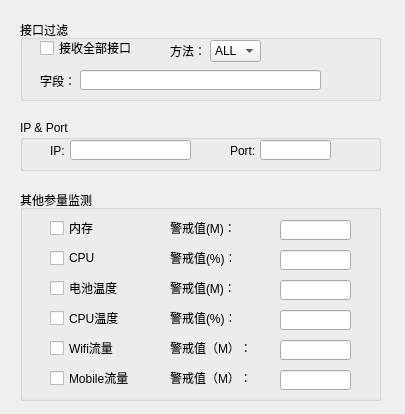
<?xml version="1.0" encoding="UTF-8"?>
<ui version="4.0">
 <class>InterfaceSetup</class>
 <widget class="QWidget" name="InterfaceSetup">
  <property name="geometry">
   <rect>
    <x>0</x>
    <y>0</y>
    <width>405</width>
    <height>414</height>
   </rect>
  </property>
  <property name="windowTitle">
   <string>Form</string>
  </property>
  <widget class="QGroupBox" name="groupBox">
   <property name="geometry">
    <rect>
     <x>20</x>
     <y>20</y>
     <width>361</width>
     <height>81</height>
    </rect>
   </property>
   <property name="title">
    <string>接口过滤</string>
   </property>
   <widget class="QLabel" name="label">
    <property name="geometry">
     <rect>
      <x>150</x>
      <y>20</y>
      <width>41</width>
      <height>21</height>
     </rect>
    </property>
    <property name="text">
     <string>方法：</string>
    </property>
   </widget>
   <widget class="QComboBox" name="methodComboBox">
    <property name="geometry">
     <rect>
      <x>190</x>
      <y>20</y>
      <width>51</width>
      <height>22</height>
     </rect>
    </property>
    <item>
     <property name="text">
      <string>ALL</string>
     </property>
    </item>
    <item>
     <property name="text">
      <string>GET</string>
     </property>
    </item>
    <item>
     <property name="text">
      <string>POST</string>
     </property>
    </item>
   </widget>
   <widget class="QLabel" name="label_2">
    <property name="geometry">
     <rect>
      <x>20</x>
      <y>50</y>
      <width>41</width>
      <height>21</height>
     </rect>
    </property>
    <property name="text">
     <string>字段：</string>
    </property>
   </widget>
   <widget class="QLineEdit" name="filterLineEdit">
    <property name="geometry">
     <rect>
      <x>60</x>
      <y>50</y>
      <width>241</width>
      <height>20</height>
     </rect>
    </property>
   </widget>
   <widget class="QCheckBox" name="allTestCBtn">
    <property name="geometry">
     <rect>
      <x>20</x>
      <y>20</y>
      <width>101</width>
      <height>16</height>
     </rect>
    </property>
    <property name="text">
     <string>接收全部接口</string>
    </property>
   </widget>
  </widget>
  <widget class="QGroupBox" name="groupBox_3">
   <property name="geometry">
    <rect>
     <x>20</x>
     <y>190</y>
     <width>361</width>
     <height>211</height>
    </rect>
   </property>
   <property name="title">
    <string>其他参量监测</string>
   </property>
   <widget class="QCheckBox" name="batteryCBtn">
    <property name="geometry">
     <rect>
      <x>30</x>
      <y>90</y>
      <width>71</width>
      <height>16</height>
     </rect>
    </property>
    <property name="text">
     <string>电池温度</string>
    </property>
   </widget>
   <widget class="QCheckBox" name="cpuTempCBtn">
    <property name="geometry">
     <rect>
      <x>30</x>
      <y>120</y>
      <width>71</width>
      <height>16</height>
     </rect>
    </property>
    <property name="text">
     <string>CPU温度</string>
    </property>
   </widget>
   <widget class="QLineEdit" name="batteryLineEdit">
    <property name="geometry">
     <rect>
      <x>260</x>
      <y>90</y>
      <width>71</width>
      <height>20</height>
     </rect>
    </property>
   </widget>
   <widget class="QLineEdit" name="cpuTempLineEdit">
    <property name="geometry">
     <rect>
      <x>260</x>
      <y>120</y>
      <width>71</width>
      <height>20</height>
     </rect>
    </property>
   </widget>
   <widget class="QLabel" name="batteryLabel">
    <property name="geometry">
     <rect>
      <x>150</x>
      <y>90</y>
      <width>61</width>
      <height>16</height>
     </rect>
    </property>
    <property name="text">
     <string>警戒值(M)：</string>
    </property>
   </widget>
   <widget class="QLabel" name="cpuTempLabel">
    <property name="geometry">
     <rect>
      <x>150</x>
      <y>120</y>
      <width>61</width>
      <height>16</height>
     </rect>
    </property>
    <property name="text">
     <string>警戒值(%)：</string>
    </property>
   </widget>
   <widget class="QCheckBox" name="wifiCBtn">
    <property name="geometry">
     <rect>
      <x>30</x>
      <y>150</y>
      <width>71</width>
      <height>16</height>
     </rect>
    </property>
    <property name="text">
     <string>Wifi流量</string>
    </property>
   </widget>
   <widget class="QLabel" name="wifiLabel">
    <property name="geometry">
     <rect>
      <x>150</x>
      <y>150</y>
      <width>81</width>
      <height>16</height>
     </rect>
    </property>
    <property name="text">
     <string>警戒值（M）：</string>
    </property>
   </widget>
   <widget class="QLineEdit" name="wifiLineEdit">
    <property name="geometry">
     <rect>
      <x>260</x>
      <y>150</y>
      <width>71</width>
      <height>20</height>
     </rect>
    </property>
   </widget>
   <widget class="QLabel" name="mobileLabel">
    <property name="geometry">
     <rect>
      <x>150</x>
      <y>180</y>
      <width>81</width>
      <height>16</height>
     </rect>
    </property>
    <property name="text">
     <string>警戒值（M）：</string>
    </property>
   </widget>
   <widget class="QCheckBox" name="mobileCBtn">
    <property name="geometry">
     <rect>
      <x>30</x>
      <y>180</y>
      <width>81</width>
      <height>16</height>
     </rect>
    </property>
    <property name="text">
     <string>Mobile流量</string>
    </property>
   </widget>
   <widget class="QLineEdit" name="mobileLineEdit">
    <property name="geometry">
     <rect>
      <x>260</x>
      <y>180</y>
      <width>71</width>
      <height>20</height>
     </rect>
    </property>
   </widget>
   <widget class="QCheckBox" name="memCBtn">
    <property name="geometry">
     <rect>
      <x>30</x>
      <y>30</y>
      <width>51</width>
      <height>16</height>
     </rect>
    </property>
    <property name="text">
     <string>内存</string>
    </property>
   </widget>
   <widget class="QCheckBox" name="cpuCBtn">
    <property name="geometry">
     <rect>
      <x>30</x>
      <y>60</y>
      <width>51</width>
      <height>16</height>
     </rect>
    </property>
    <property name="text">
     <string>CPU</string>
    </property>
   </widget>
   <widget class="QLabel" name="memLabel">
    <property name="geometry">
     <rect>
      <x>150</x>
      <y>30</y>
      <width>61</width>
      <height>16</height>
     </rect>
    </property>
    <property name="text">
     <string>警戒值(M)：</string>
    </property>
   </widget>
   <widget class="QLabel" name="cpuLabel">
    <property name="geometry">
     <rect>
      <x>150</x>
      <y>60</y>
      <width>61</width>
      <height>16</height>
     </rect>
    </property>
    <property name="text">
     <string>警戒值(%)：</string>
    </property>
   </widget>
   <widget class="QLineEdit" name="memLineEdit">
    <property name="geometry">
     <rect>
      <x>260</x>
      <y>30</y>
      <width>71</width>
      <height>20</height>
     </rect>
    </property>
   </widget>
   <widget class="QLineEdit" name="cpuLineEdit">
    <property name="geometry">
     <rect>
      <x>260</x>
      <y>60</y>
      <width>71</width>
      <height>20</height>
     </rect>
    </property>
   </widget>
  </widget>
  <widget class="QGroupBox" name="groupBox_5">
   <property name="geometry">
    <rect>
     <x>20</x>
     <y>120</y>
     <width>361</width>
     <height>51</height>
    </rect>
   </property>
   <property name="title">
    <string>IP &amp;&amp; Port</string>
   </property>
   <widget class="QLabel" name="label_3">
    <property name="geometry">
     <rect>
      <x>30</x>
      <y>20</y>
      <width>31</width>
      <height>21</height>
     </rect>
    </property>
    <property name="text">
     <string>IP:</string>
    </property>
   </widget>
   <widget class="QLineEdit" name="IPLineEdit">
    <property name="geometry">
     <rect>
      <x>50</x>
      <y>20</y>
      <width>121</width>
      <height>20</height>
     </rect>
    </property>
   </widget>
   <widget class="QLabel" name="label_4">
    <property name="geometry">
     <rect>
      <x>210</x>
      <y>20</y>
      <width>31</width>
      <height>21</height>
     </rect>
    </property>
    <property name="text">
     <string>Port:</string>
    </property>
   </widget>
   <widget class="QLineEdit" name="portLineEdit">
    <property name="geometry">
     <rect>
      <x>240</x>
      <y>20</y>
      <width>71</width>
      <height>20</height>
     </rect>
    </property>
   </widget>
  </widget>
 </widget>
 <resources/>
 <connections/>
</ui>
